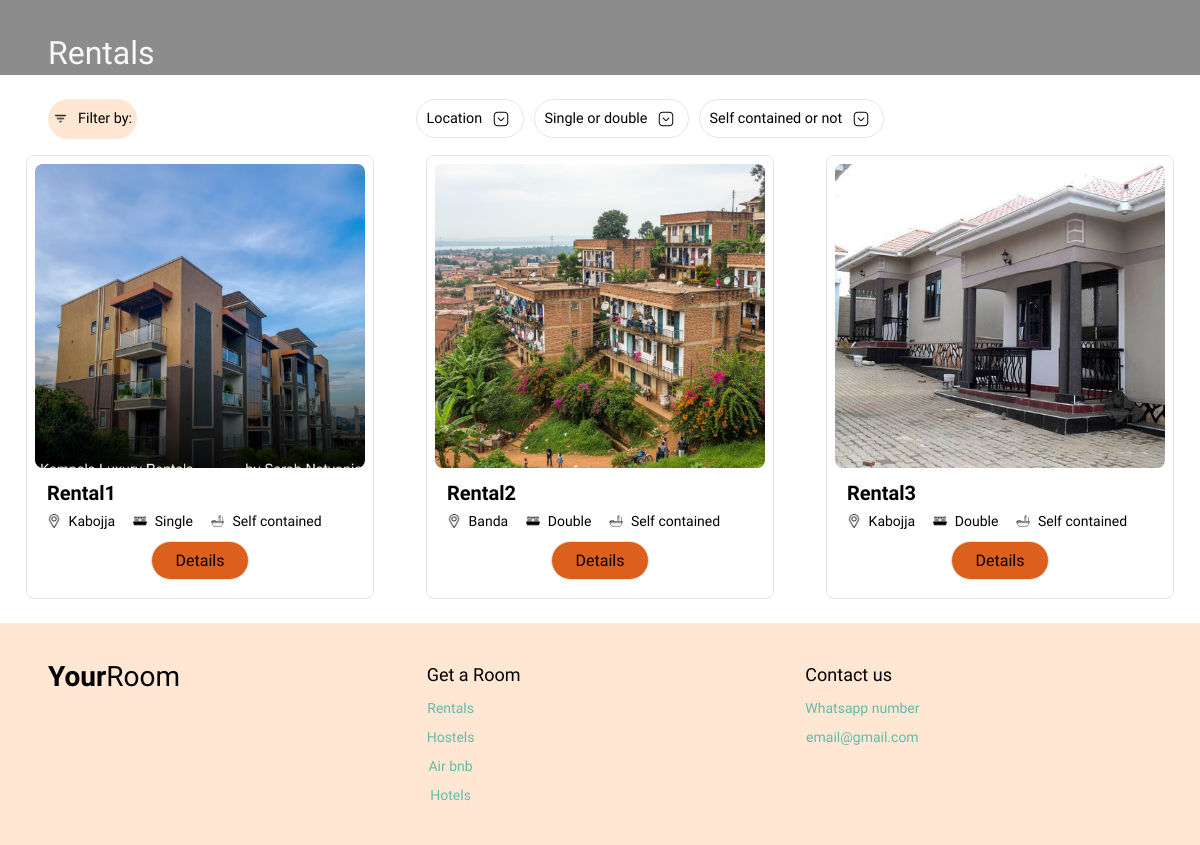
The app's page /rentals/, older data.
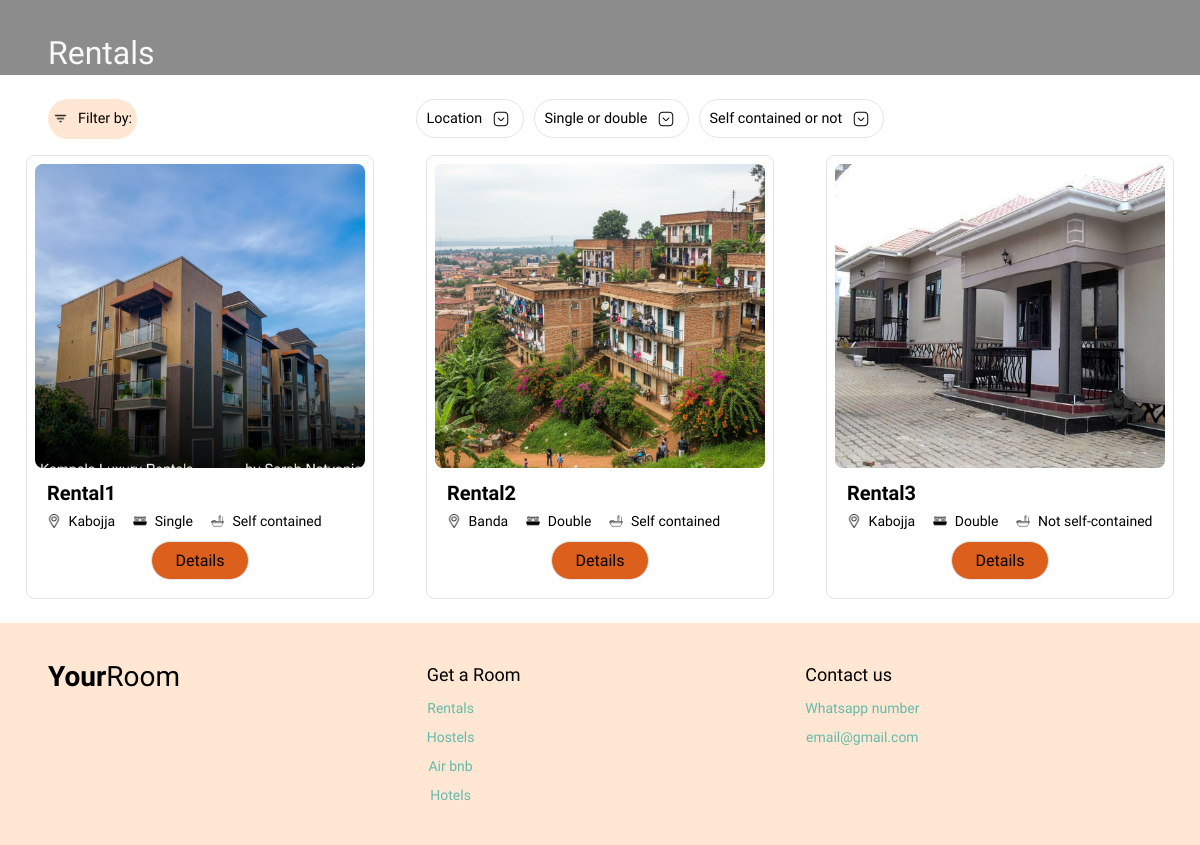
The same page, newer data.
### your_room/models.py (models this page shows, shortened)
class BaseUnit(models.Model):
    name = models.CharField(max_length=150)
    location = models.CharField(max_length=150)
    class Meta:
        abstract = True
        ordering = ["name"]

class Rental(BaseUnit):
    room_type = models.CharField(max_length=10, choices=RoomType.choices)
    self_contained = models.BooleanField(default=False)
    price = models.DecimalField(max_digits=10, decimal_places=2, null=True, blank=True)
    lessor = models.ForeignKey(Lessor, related_name="rentals", on_delete=models.PROTECT, null=True, blank=True)

class UnitImageBase(models.Model):
    image = models.ImageField(upload_to="units/%Y/%m/")
    is_main = models.BooleanField(
        default=False,
        help_text="Check this box to set this image as the main display photo."
    )
    class Meta:
        abstract = True
        ordering = ["is_main"]

class RentalImage(UnitImageBase):
    unit = models.ForeignKey(Rental, related_name="images", on_delete=models.CASCADE)

### your_room/views.py (the view)
# urls.py: path("rentals/", rental, name = "rentals"),
def rental(request):
    units = Rental.objects.prefetch_related("images")
    location = request.GET.get("location")
    room_type = request.GET.get("room_type")
    self_contained = request.GET.get("self_contained")
    if location:
        units = units.filter(location__icontains=location)
    if room_type:
        units = units.filter(room_type=room_type)
    if self_contained in ("true", "false"):
        units = units.filter(self_contained=(self_contained == "true"))
    context = {
        "units": units,
        "locations": Rental.objects.values_list("location", flat=True).distinct(),
    }
    return render(request, "your_room/rentals.html", context)

### your_room/templates/your_room/rentals.html (shortened to what this page needs)
<!DOCTYPE html>
{% load static %}
<html lang="en">
<head>
<link rel="stylesheet" href="{% static 'your_room/styles.css' %}" />
</head>
<body>
<main>
  <h1 class="page-title container">Rentals</h1>
  <div class = "filters container" >
    <span class="filters filter_by"><img src="{% static 'your_room/images/filter_icon.png' %}" alt="" />Filter by:</span>
    <form class = "filters filter_container", method = "get", id = "filter-form">
      <select name = "location", class = "filter", onchange="document.getElementById('filter-form').submit()">
        <option value = "">Location</option>
      </select>
      <select name="room_type" class="filter" onchange="document.getElementById('filter-form').submit()">
      <option value="">Single or double</option>
    </select>
    <select name="self_contained" class="filter" onchange="document.getElementById('filter-form').submit()">
      <option value="">Self contained or not</option>
    </select>
    </form>
  </div>
 <div class="grid container">
    {% for unit in units %}
      <article class="card">
        {% with unit.images.first as img %}
          {% if img %}
            <img src="{{ img.image.url }}" alt="{{ unit.name }}" loading="lazy" />
          {% else %}
            <img src="{% static 'your_room/images/hero.png' %}" alt="{{ unit.name }}" loading="lazy" />
          {% endif %}
        {% endwith %}
        <div class="card_description">
          <h3>{{ unit.name }}</h3>
            <div class ="unit_specification_section">
              <div class = "unit_specification">
                <img src = "{% static 'your_room/images/location_icon.png' %}" />
                <p>{{ unit.location}}</p>
              </div>
              <div class = "unit_specification">
                <img src = "{% static 'your_room/images/bed_icon.png' %}" />
                <p>{{ unit.get_room_type_display }}</p>
              </div>
              <div class = "unit_specification">
                <img src = "{% static 'your_room/images/bathroom_icon.png' %}" />
                {% if unit.self_contained %}
                <p>Self contained</p>
                {% else %}
                <p>Not self-contained</p>
                {% endif %}
              </div>
            </div>
        </div>
        <div class="card__action">
          <a class="btn btn--sm" href="{% url 'unit-detail' 'rental' unit.pk %}">Details</a>
        </div>
      </article>
    {% empty %}
      <p>No rentals match those filters.</p>
    {% endfor %}
  </div>
</main>
<footer class="footer container">
  <a class="logo" href="{% url 'index' %}"><b>Your</b><span>Room</span></a>
  <div class="col">
    <strong>Get a Room</strong>
    <div class="footer_nav">
      <a href="{% url 'rentals' %}">Rentals</a>
      <a href="{% url 'hostels' %}">Hostels</a>
      <a href="{% url 'airbnb' %}">Air bnb</a>
      <a href="{% url 'hotels' %}">Hotels</a>
    </div>
  </div>
  <div class="col">
    <strong>Contact us</strong>
    <div class="footer_nav">
      <span>Whatsapp number</span>
      <span>email@gmail.com</span>
    </div>
</footer>
</body>
</html>

### your_room/static/your_room/styles.css (style rules this page uses)
:root { --accent-orange:#dd5f1c; --surface-gray:#d9d9d9; --background:#ffffff; --foreground:#000000; --border:#e2e5ea; --radius:8px; }
* { box-sizing:border-box;margin:0;padding:0 }
html, body { height: 100%; }
html { scroll-behavior:smooth }
body { font-family:"Urbanist",system-ui,sans-serif; background:var(--background); color:var(--foreground); line-height:1.35; display:flex; flex-direction: column; min-height: 100vh; }
main { flex: 1; }
img { display:block;max-width:100% }
a { color:inherit;text-decoration:none }
.container { padding-inline:16px }
@media (min-width:768px) { .container { padding-inline:48px } }
.logo { font-size:clamp(1.5rem, 4vw, 1.75rem);line-height:1 }
.logo b { font-weight:600 }
.logo span { font-weight:300 }
h1.page-title { font-size:clamp(1.375rem, 4vw, 2rem);font-weight:400;padding-top:32px; color:rgb(249, 249, 249) }
.page-title { background-image:linear-gradient(rgba(0,0,0,.45),rgba(0,0,0,.45)),url("images/hero.png"); background-size:cover;background-position:center; }
.grid { display:grid;gap:32px;padding:16px 16px 24px 16px }
@media (min-width:768px) { .grid { grid-template-columns:repeat(2,1fr) } }
@media (min-width:1024px) { .grid { grid-template-columns:repeat(3,1fr) } }
.card { border:1px solid var(--border); border-radius:var(--radius); padding:8px; display:flex; flex-direction:column; margin:0 10px }
.card img { width:100%;height:304px;object-fit:cover;border-radius:var(--radius);background:var(--surface-gray) }
.card_description { display:flex; flex-direction:column; padding-left:12px; }
.card_description h3 { margin-top:12px;font-size:clamp(1.125rem, 4vw, 1.25rem);font-weight:600; padding-bottom:5px; }
.card_description p { font-size:clamp(0.85rem, 4vw, 0.875rem) }
.unit_specification_section { display:flex;flex-direction:row;gap:18px }
.unit_specification { display:flex;flex-direction:row; align-items:center;gap:8px; }
.unit_specification img { width:0.85rem;height:0.85rem;object-fit:contain;background:transparent }
.unit_specification p { ont-size:clamp(0.85rem, 4vw, 0.875rem) }
.card__action { display:flex;justify-content:center;margin-block:10px }
.btn { display:inline-block;border:1px solid var(--border);border-radius:20px; background:transparent;font:inherit;cursor:pointer;transition:background-color .15s ease; }
.btn--sm { padding:8px 24px;font-size:1rem; background:var(--accent-orange) }
.filters { display:flex;flex-direction:row;gap:10px;padding-top:24px; padding-bottom:0px; }
@media (min-width:768px) { .filters { align-items:center;justify-content:center; } }
.filters.filter_by { align-items:center; justify-content:center; padding:10px 5px; border-radius:20px; flex:none; font-size:clamp(0.8rem, 4vw, 0.9rem); background-color: #FFE7D3; }
.filter_container { padding-inline: 16px; padding-top:0px; flex:1 1 auto; overflow-x: auto; overflow-y: hidden; white-space: nowrap; scrollbar-width: none; -ms-overflow-style: none; }
.filter_by img { width:15px;height:15px;object-fit:contain }
.filter { flex:none;display:flex;flex-direction:row;align-items:center;justify-content:center;gap:10px; border:1px solid var(--border);border-radius:20px;padding:10px 10px;font-size:clamp(0.8rem, 4vw, 0.9rem); background:transparent;font-family:inherit;cursor:pointer;transition:background-color .15s ease; }
select.filter { appearance:none;-webkit-appearance:none;-moz-appearance:none; text-align:left; background-image:url("images/arrow.png"); background-repeat:no-repeat; background-position:right 14px center; background-size:16px; padding-right:40px; }
.footer { display:flex;flex-direction:column;align-items:center;gap:32px;padding-block:40px; background-color:#ffe7d3; }
.footer .col { display:flex;flex-direction:column;gap:12px;align-items:center; }
.footer_nav { display:flex;flex-direction:row;gap:25px;align-items:center; }
.footer .col strong { font-size:1rem;font-weight:400 }
.footer .col a,.footer_nav span { font-size:0.85rem;color:#64baaa }
@media (min-width:768px) { .footer { display:grid; grid-template-columns:repeat(3,1fr); align-items:start; } }
@media (min-width:768px) { .footer .col { align-items:flex-start; } }
@media (min-width:768px) { .footer_nav { flex-direction:column;gap:10px } }
@media (min-width:768px) { .footer .col strong { font-size:1.125rem; } }
@media (min-width:768px) { .footer .col a,.footer_nav span { font-size:0.875rem; } }

Row changes from the older to the newer data that the page shows:
changed Rental "Rental3": self_contained "Self contained" → "Not self-contained"
